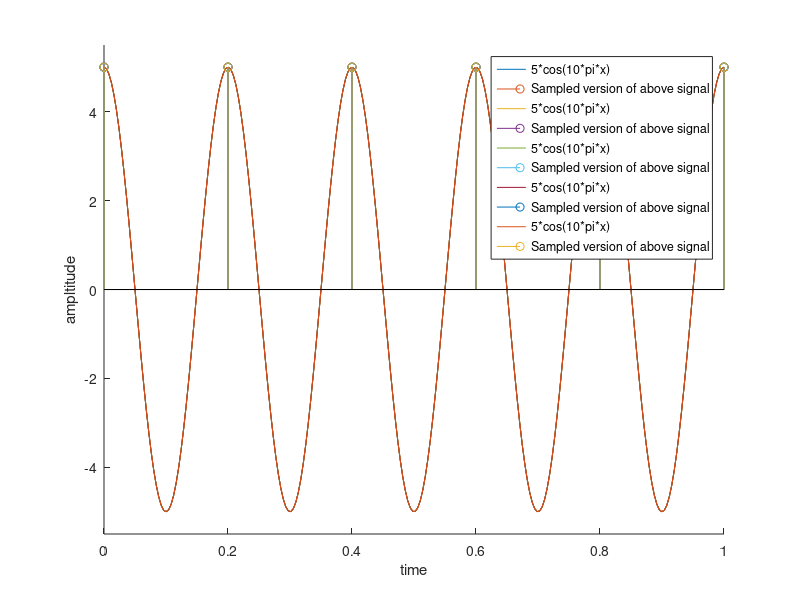

This chart was generated by the following MATLAB code:
clear;

n = input('Input the number of continuous-time signal you wanna draw:\n');

% 频率
frequency = [];
% 振幅
Um = [];
% 采样频率
sf = input('Input the sampling rate:\n');
% 离散信号的采样点序列
dt = linspace(0,1,sf+1);
for x = 1:n
    frequency(x) = input('Input the frequency of the cos(x):\n');
    Um(x) = input('Input the amplitude of the cos(x):\n');
    nn = linspace(0,1,50*frequency(x));
    xx = Um(x) * cos(2 * pi * frequency(x) * nn);
    hold on
    plot(nn,xx,'DisplayName',[num2str(Um(x)),'*cos(',num2str(2*frequency(x)),'*pi*x)']);
    axis([0, 1, 1.1 * min(xx), 1.1 * max(xx)]);
    xlabel('time');
    ylabel('ampltitude');
    % 离散正弦信号
    dx = Um(x) * cos(2 * pi * frequency(x) * dt);
    stem(dt,dx,'DisplayName','Sampled version of above signal');
end
legend

